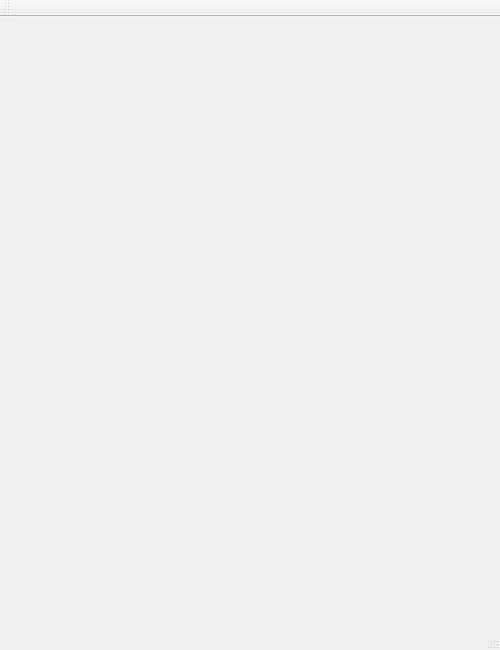
<?xml version="1.0" encoding="UTF-8"?>
<ui version="4.0">
 <class>MainWindow</class>
 <widget class="QMainWindow" name="MainWindow">
  <property name="geometry">
   <rect>
    <x>0</x>
    <y>0</y>
    <width>500</width>
    <height>650</height>
   </rect>
  </property>
  <property name="windowTitle">
   <string>MainWindow</string>
  </property>
  <widget class="QWidget" name="centralWidget"/>
  <widget class="QMenuBar" name="menuBar">
   <property name="geometry">
    <rect>
     <x>0</x>
     <y>0</y>
     <width>500</width>
     <height>21</height>
    </rect>
   </property>
  </widget>
  <widget class="QToolBar" name="mainToolBar">
   <attribute name="toolBarArea">
    <enum>TopToolBarArea</enum>
   </attribute>
   <attribute name="toolBarBreak">
    <bool>false</bool>
   </attribute>
  </widget>
  <widget class="QStatusBar" name="statusBar"/>
 </widget>
 <layoutdefault spacing="6" margin="11"/>
 <resources/>
 <connections/>
</ui>
